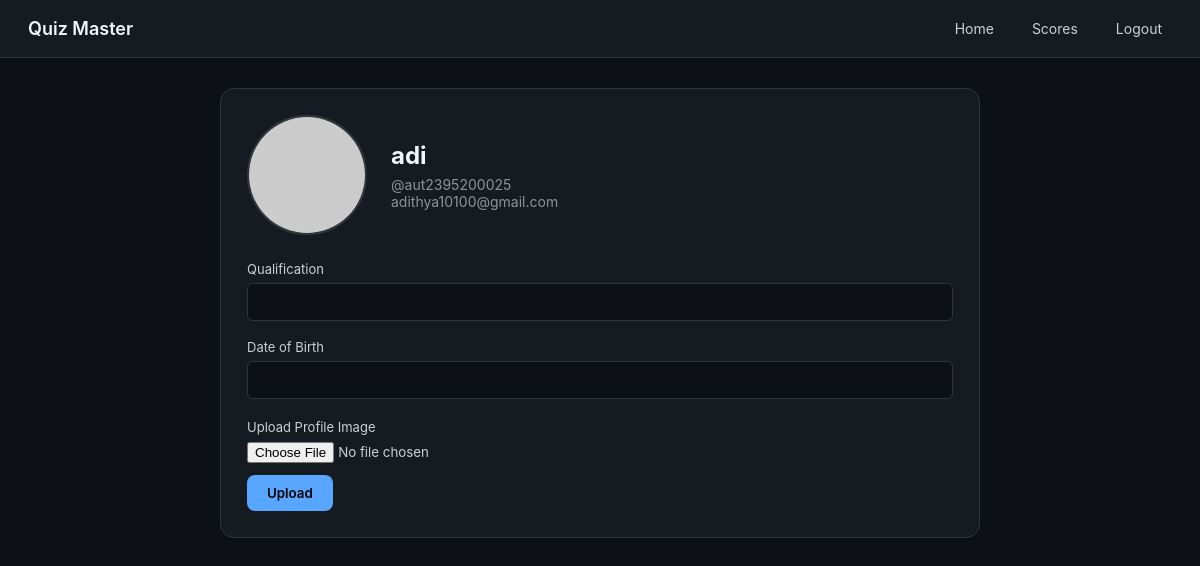
Page /user/profile (signed in) on the committed database.
### controller/models.py (models this page shows)
class User(db.Model):
    __tablename__ = "user"
    user_id = db.Column(db.Integer, primary_key=True, autoincrement=True)
    username = db.Column(db.String(80), unique=True, nullable=False)   # email / login
    email = db.Column(db.String(120), unique=True, nullable=False)
    password_hash = db.Column(db.String(128), nullable=False)
    full_name = db.Column(db.String(120), nullable=False)
    profile_image = db.Column(db.String(255))
    registered_at = db.Column(db.DateTime, default=datetime.utcnow)
    roles = db.relationship(
        "Role",
        secondary="user_role",
        backref=db.backref("users", lazy=True)
    )
    student_details = db.relationship(
        "Student",
        backref="user",
        uselist=False,
        cascade="all, delete-orphan"
    )
    staff_details = db.relationship(
        "Staff",
        backref="user",
        uselist=False,
        cascade="all, delete-orphan"
    )
    attempts = db.relationship(
        "QuizAttempt",
        backref="user",
        cascade="all, delete-orphan"
    )
    is_active = db.Column(db.Boolean, default=True)

### main.py (the view)
@app.route("/user/profile")
@login_required
@role_required("user")
def user_profile():
    return render_template(
        "user/profile.html",
        user=User.query.get(session["user_id"])
    )

### main.py (called while the page is built)
def login_required(f):
    @wraps(f)
    def wrapper(*args, **kwargs):
        if "user_id" not in session:
            flash("Please login first")
            return redirect(url_for("login"))
        return f(*args, **kwargs)
    return wrapper

def role_required(required_role):
    def decorator(f):
        @wraps(f)
        def wrapper(*args, **kwargs):
            if session.get("role") != required_role:
                flash("Unauthorized access")
                return redirect(url_for("login"))
            return f(*args, **kwargs)
        return wrapper
    return decorator

### templates/USER/profile.html (shortened to what this page needs)
<!DOCTYPE html>
<html lang="en">
<head>
</head>
<body>
<nav class="navbar">
    <div class="brand">Quiz Master</div>
    <div class="nav-links">
        <a class="nav-link" href="{{ url_for('user_dashboard') }}">Home</a>
        <a class="nav-link" href="{{ url_for('user_quizzes') }}">Scores</a>
        <a class="nav-link" href="{{ url_for('logout') }}">Logout</a>
    </div>
</nav>
<div class="container">
    <div class="profile-card">
        <div class="profile-header">
            {% if user.profile_image %}
                <img src="{{ user.profile_image }}" class="avatar">
            {% else %}
                <img src="https://via.placeholder.com/120" class="avatar">
            {% endif %}
            <div class="info">
                <h2>{{ user.full_name }}</h2>
                <p>@{{ user.username }}</p>
                <p>{{ user.email }}</p>
            </div>
        </div>
        <div class="form-group">
            <label>Qualification</label>
            <input type="text" value="{{ user.qualification }}" readonly>
        </div>
        <div class="form-group">
            <label>Date of Birth</label>
            <input type="text" value="{{ user.date_of_birth }}" readonly>
        </div>
        <form class="upload-box" method="POST"
              action="{{ url_for('upload_profile_image') }}"
              enctype="multipart/form-data">
            <label style="font-size:13px;margin-bottom:6px;display:block;">
                Upload Profile Image
            </label>
            <input type="file" name="profile_image" accept="image/*" required>
            <div style="margin-top:12px;">
                <button type="submit">Upload</button>
            </div>
        </form>
    </div>
</div>
</body>
</html>

### templates/USER/profile.html (style rules this page uses)
:root { --bg:#0d1117; --panel:#161b22; --border:#30363d; --text:#c9d1d9; --white:#f0f6fc; --accent:#58a6ff; }
* { margin:0; padding:0; box-sizing:border-box; font-family:-apple-system,BlinkMacSystemFont,"Segoe UI",Arial; }
body { background:var(--bg); color:var(--text); min-height:100vh; }
.navbar { display:flex; justify-content:space-between; align-items:center; padding:14px 28px; background:var(--panel); border-bottom:1px solid var(--border); }
.brand { font-size:18px; font-weight:600; color:var(--white); }
.nav-links { display:flex; gap:18px; align-items:center; }
.nav-link { color:var(--text); text-decoration:none; font-size:14px; padding:6px 10px; border-radius:6px; }
.container { max-width:800px; margin:30px auto; padding:0 20px; }
.profile-card { background:var(--panel); border:1px solid var(--border); border-radius:14px; padding:26px; }
.profile-header { display:flex; gap:24px; align-items:center; margin-bottom:26px; }
.avatar { width:120px; height:120px; border-radius:50%; object-fit:cover; border:2px solid var(--border); background:#0d1117; }
.info h2 { color:var(--white); margin-bottom:6px; }
.info p { font-size:14px; color:#8b949e; }
.form-group { margin-bottom:18px; }
.form-group label { display:block; font-size:13px; margin-bottom:6px; }
.form-group input { width:100%; padding:10px 12px; border-radius:6px; border:1px solid var(--border); background:#0d1117; color:var(--white); }
.upload-box { margin-top:20px; }
.upload-box button { padding:10px 20px; background:var(--accent); color:#000; border:none; border-radius:8px; font-weight:600; cursor:pointer; }

### rows in the picture
User: full_name "adi", username "aut2395200025", email "adithya10100@gmail.com"
